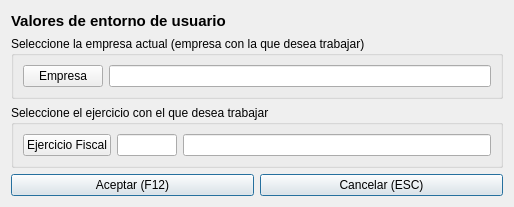
<?xml version="1.0" encoding="UTF-8"?>
<ui version="4.0">
 <class>Form</class>
 <widget class="QWidget" name="Form">
  <property name="geometry">
   <rect>
    <x>0</x>
    <y>0</y>
    <width>514</width>
    <height>207</height>
   </rect>
  </property>
  <property name="windowTitle">
   <string>Valores de entorno de usuario</string>
  </property>
  <property name="windowIcon">
   <iconset>
    <normaloff>:/aplicacion/images/alephLogoIcon.ico</normaloff>:/aplicacion/images/alephLogoIcon.ico</iconset>
  </property>
  <layout class="QGridLayout" name="gridLayout_3">
   <item row="0" column="0">
    <widget class="QLabel" name="label">
     <property name="font">
      <font>
       <pointsize>11</pointsize>
       <weight>75</weight>
       <bold>true</bold>
      </font>
     </property>
     <property name="text">
      <string>Valores de entorno de usuario</string>
     </property>
    </widget>
   </item>
   <item row="1" column="0" colspan="2">
    <widget class="QGroupBox" name="groupBox">
     <property name="title">
      <string>Seleccione la empresa actual (empresa con la que desea trabajar)</string>
     </property>
     <layout class="QGridLayout" name="gridLayout">
      <item row="0" column="0">
       <widget class="DBChooseRecordButton" name="dbcrbEmpresa">
        <property name="text">
         <string>Empresa</string>
        </property>
        <property name="tableName" stdset="0">
         <string>empresas</string>
        </property>
        <property name="scriptExecuteAfterChoose" stdset="0">
         <string>setEmpresa</string>
        </property>
       </widget>
      </item>
      <item row="0" column="1">
       <widget class="QLineEdit" name="txtEmpresa">
        <property name="readOnly">
         <bool>true</bool>
        </property>
       </widget>
      </item>
     </layout>
    </widget>
   </item>
   <item row="2" column="0" colspan="2">
    <widget class="QGroupBox" name="groupBox_2">
     <property name="title">
      <string>Seleccione el ejercicio con el que desea trabajar</string>
     </property>
     <layout class="QGridLayout" name="gridLayout_2">
      <item row="0" column="0">
       <widget class="DBChooseRecordButton" name="dbcrbEjercicio">
        <property name="text">
         <string>Ejercicio Fiscal</string>
        </property>
        <property name="tableName" stdset="0">
         <string>ejercicios</string>
        </property>
        <property name="scriptExecuteAfterChoose" stdset="0">
         <string>setEjercicio</string>
        </property>
       </widget>
      </item>
      <item row="0" column="1">
       <widget class="QLineEdit" name="txtCodEjercicioFiscal">
        <property name="maximumSize">
         <size>
          <width>60</width>
          <height>16777215</height>
         </size>
        </property>
        <property name="readOnly">
         <bool>true</bool>
        </property>
       </widget>
      </item>
      <item row="0" column="2">
       <widget class="QLineEdit" name="txtNombreEjercicioFiscal">
        <property name="readOnly">
         <bool>true</bool>
        </property>
       </widget>
      </item>
     </layout>
    </widget>
   </item>
   <item row="3" column="0">
    <widget class="QPushButton" name="pbAceptar">
     <property name="toolTip">
      <string>Cierra la ventana de avisos</string>
     </property>
     <property name="text">
      <string>Aceptar (F12)</string>
     </property>
     <property name="icon">
      <iconset>
       <normaloff>:/button_ok.png</normaloff>:/button_ok.png</iconset>
     </property>
     <property name="shortcut">
      <string>F12</string>
     </property>
     <property name="autoDefault">
      <bool>true</bool>
     </property>
     <property name="default">
      <bool>true</bool>
     </property>
    </widget>
   </item>
   <item row="3" column="1">
    <widget class="QPushButton" name="pbCancelar">
     <property name="toolTip">
      <string>Cierra la ventana de avisos</string>
     </property>
     <property name="text">
      <string>Cancelar (ESC)</string>
     </property>
     <property name="icon">
      <iconset>
       <normaloff>:/generales/images/delete.png</normaloff>:/generales/images/delete.png</iconset>
     </property>
     <property name="shortcut">
      <string>Esc</string>
     </property>
     <property name="autoDefault">
      <bool>true</bool>
     </property>
     <property name="default">
      <bool>true</bool>
     </property>
    </widget>
   </item>
  </layout>
 </widget>
 <customwidgets>
  <customwidget>
   <class>DBChooseRecordButton</class>
   <extends>QPushButton</extends>
   <header>widgets/dbchooserecordbutton.h</header>
  </customwidget>
 </customwidgets>
 <resources>
  <include location="../src/alepherp/build/bin/resources/gmp/resources_aleph.qrc"/>
  <include location="../../resources/resources.qrc"/>
 </resources>
 <connections/>
</ui>
